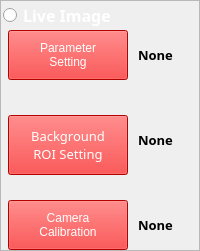
            <widget class="QFrame" name="SOPCheckList">
             <property name="sizePolicy">
              <sizepolicy hsizetype="Preferred" vsizetype="Preferred">
               <horstretch>0</horstretch>
               <verstretch>0</verstretch>
              </sizepolicy>
             </property>
             <property name="minimumSize">
              <size>
               <width>0</width>
               <height>0</height>
              </size>
             </property>
             <property name="maximumSize">
              <size>
               <width>300</width>
               <height>360</height>
              </size>
             </property>
             <property name="styleSheet">
              <string notr="true"/>
             </property>
             <property name="frameShape">
              <enum>QFrame::StyledPanel</enum>
             </property>
             <property name="frameShadow">
              <enum>QFrame::Raised</enum>
             </property>
             <layout class="QVBoxLayout" name="verticalLayout" stretch="0,0">
              <property name="spacing">
               <number>0</number>
              </property>
              <property name="leftMargin">
               <number>2</number>
              </property>
              <property name="topMargin">
               <number>0</number>
              </property>
              <property name="rightMargin">
               <number>2</number>
              </property>
              <property name="bottomMargin">
               <number>0</number>
              </property>
              <item>
               <widget class="QRadioButton" name="radioButton_liveimg">
                <property name="sizePolicy">
                 <sizepolicy hsizetype="Fixed" vsizetype="Fixed">
                  <horstretch>0</horstretch>
                  <verstretch>0</verstretch>
                 </sizepolicy>
                </property>
                <property name="maximumSize">
                 <size>
                  <width>150</width>
                  <height>50</height>
                 </size>
                </property>
                <property name="font">
                 <font>
                  <family>Arial Black</family>
                  <pointsize>12</pointsize>
                  <weight>75</weight>
                  <bold>true</bold>
                 </font>
                </property>
                <property name="layoutDirection">
                 <enum>Qt::LeftToRight</enum>
                </property>
                <property name="styleSheet">
                 <string notr="true">color: rgb(255, 255, 255);</string>
                </property>
                <property name="text">
                 <string>Live Image</string>
                </property>
                <property name="autoExclusive">
                 <bool>false</bool>
                </property>
               </widget>
              </item>
              <item>
               <layout class="QGridLayout" name="gridLayout_SOP_list">
                <property name="leftMargin">
                 <number>5</number>
                </property>
                <property name="rightMargin">
                 <number>5</number>
                </property>
                <property name="horizontalSpacing">
                 <number>10</number>
                </property>
                <property name="verticalSpacing">
                 <number>30</number>
                </property>
                <item row="2" column="0">
                 <widget class="QPushButton" name="pushButton_parameter">
                  <property name="minimumSize">
                   <size>
                    <width>120</width>
                    <height>50</height>
                   </size>
                  </property>
                  <property name="maximumSize">
                   <size>
                    <width>150</width>
                    <height>50</height>
                   </size>
                  </property>
                  <property name="styleSheet">
                   <string notr="true">color: rgb(255, 255, 255);
font: 87 10pt &quot;Arial Black&quot;;
background-color: rgb(255, 0, 0);</string>
                  </property>
                  <property name="text">
                   <string>Parameter
Setting</string>
                  </property>
                 </widget>
                </item>
                <item row="2" column="1">
                 <widget class="QLabel" name="label_parameter">
                  <property name="minimumSize">
                   <size>
                    <width>50</width>
                    <height>0</height>
                   </size>
                  </property>
                  <property name="font">
                   <font>
                    <family>Arial Black</family>
                    <pointsize>10</pointsize>
                    <weight>75</weight>
                    <bold>true</bold>
                   </font>
                  </property>
                  <property name="text">
                   <string>None</string>
                  </property>
                 </widget>
                </item>
                <item row="3" column="0">
                 <widget class="QPushButton" name="pushButton_background">
                  <property name="minimumSize">
                   <size>
                    <width>120</width>
                    <height>60</height>
                   </size>
                  </property>
                  <property name="maximumSize">
                   <size>
                    <width>50</width>
                    <height>50</height>
                   </size>
                  </property>
                  <property name="font">
                   <font>
                    <family>Arial Black</family>
                    <pointsize>10</pointsize>
                    <weight>10</weight>
                    <italic>false</italic>
                    <bold>false</bold>
                   </font>
                  </property>
                  <property name="styleSheet">
                   <string notr="true">color: rgb(255, 255, 255);
font: 87 10pt &quot;Arial Black&quot;;
background-color: rgb(255, 0, 0);</string>
                  </property>
                  <property name="text">
                   <string>Background&amp;
ROI Setting</string>
                  </property>
                 </widget>
                </item>
                <item row="3" column="1">
                 <widget class="QLabel" name="label_background">
                  <property name="minimumSize">
                   <size>
                    <width>50</width>
                    <height>0</height>
                   </size>
                  </property>
                  <property name="font">
                   <font>
                    <family>Arial Black</family>
                    <pointsize>10</pointsize>
                    <weight>75</weight>
                    <bold>true</bold>
                   </font>
                  </property>
                  <property name="text">
                   <string>None</string>
                  </property>
                 </widget>
                </item>
                <item row="4" column="0">
                 <widget class="QPushButton" name="pushButton_calibration">
                  <property name="minimumSize">
                   <size>
                    <width>120</width>
                    <height>50</height>
                   </size>
                  </property>
                  <property name="maximumSize">
                   <size>
                    <width>150</width>
                    <height>50</height>
                   </size>
                  </property>
                  <property name="styleSheet">
                   <string notr="true">color: rgb(255, 255, 255);
font: 87 10pt &quot;Arial Black&quot;;
background-color: rgb(255, 0, 0);</string>
                  </property>
                  <property name="text">
                   <string>Camera
Calibration</string>
                  </property>
                 </widget>
                </item>
                <item row="4" column="1">
                 <widget class="QLabel" name="label_calibration">
                  <property name="minimumSize">
                   <size>
                    <width>50</width>
                    <height>0</height>
                   </size>
                  </property>
                  <property name="font">
                   <font>
                    <family>Arial Black</family>
                    <pointsize>10</pointsize>
                    <weight>75</weight>
                    <bold>true</bold>
                   </font>
                  </property>
                  <property name="text">
                   <string>None</string>
                  </property>
                 </widget>
                </item>
               </layout>
              </item>
             </layout>
            </widget>
